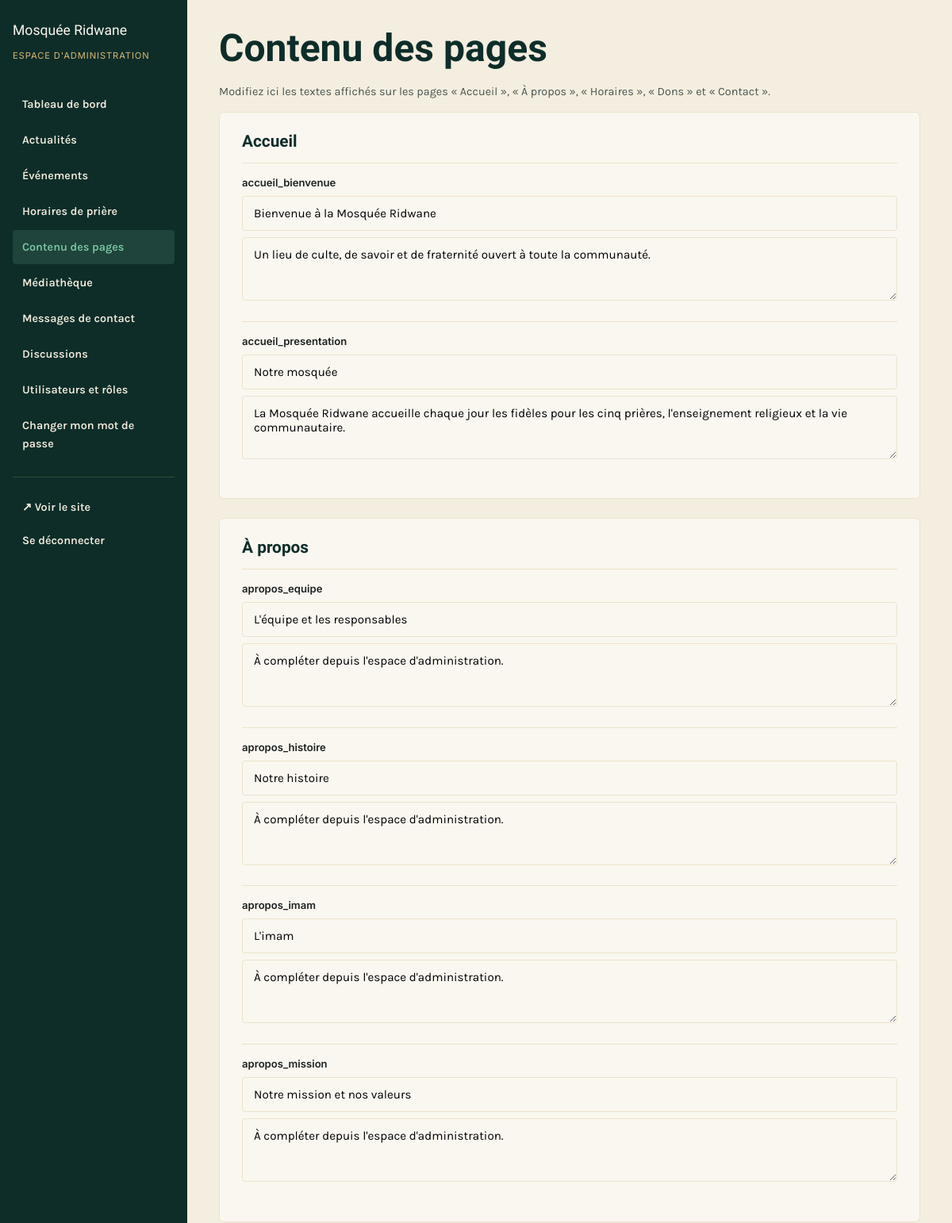
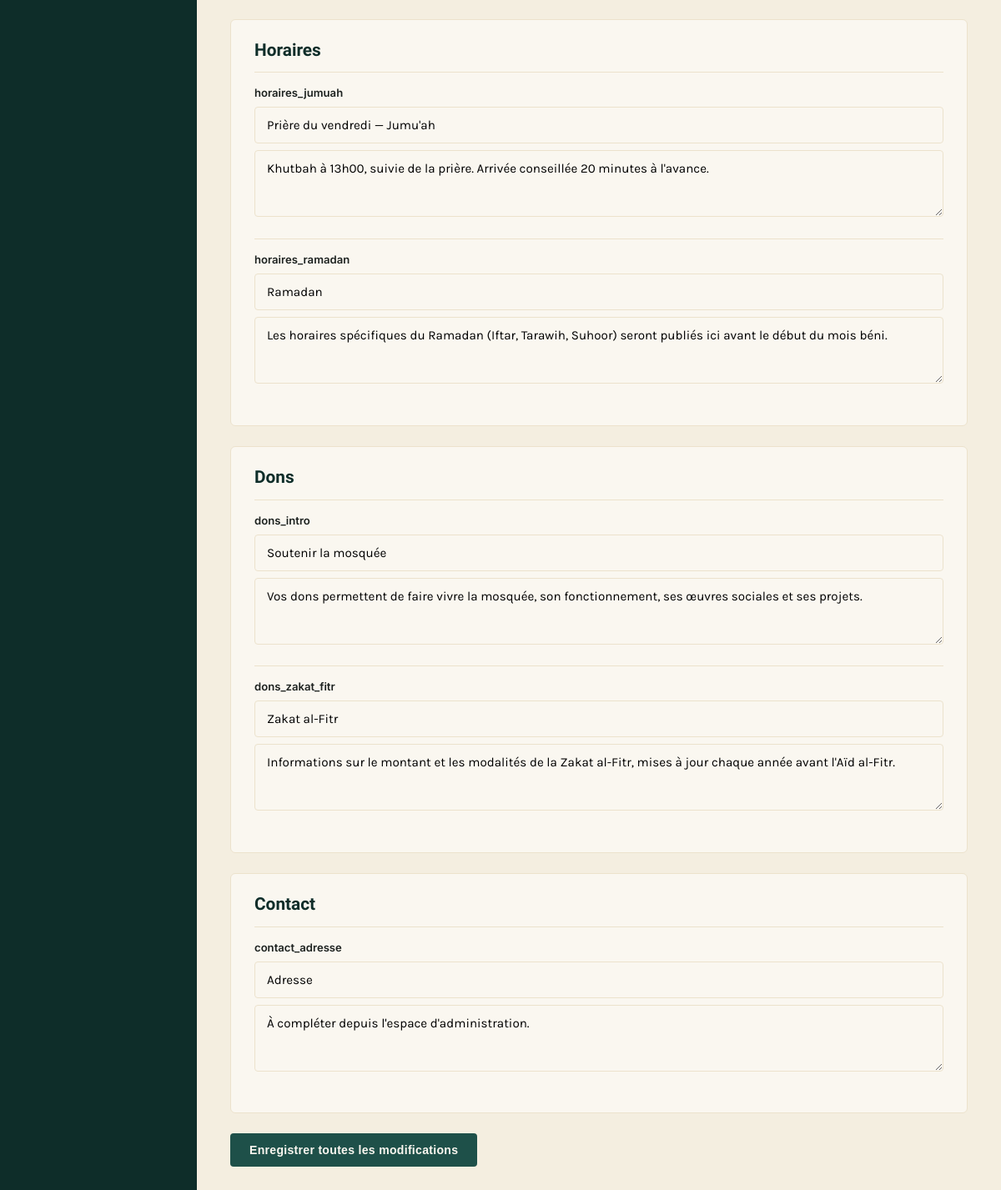
Screenshot of /admin/pages.php (signed in) with the database file from the repository (2 pictures, top to bottom).
### tables this page shows
CREATE TABLE IF NOT EXISTS pages_contenu (
    id INT AUTO_INCREMENT PRIMARY KEY,
    cle VARCHAR(100) NOT NULL UNIQUE,       
    titre VARCHAR(255),
    contenu TEXT,
    image VARCHAR(255),
    date_maj DATETIME DEFAULT CURRENT_TIMESTAMP ON UPDATE CURRENT_TIMESTAMP
);

### includes/functions.php (called while the page is built, shortened)
<?php
function h($texte) {
    return htmlspecialchars($texte ?? '', ENT_QUOTES, 'UTF-8');
}
function isFullAdmin() {
    return ($_SESSION['admin_role_key'] ?? '') === 'administrateur';
}
function hasAdminPermission($permission) {
    if (isFullAdmin()) {
        return true;
    }
    static $permissionsParRole = [];
    $roleId = (int) $_SESSION['admin_role_id'];
    return in_array($permission, $permissionsParRole[$roleId], true);
}

### admin/pages.php (the view, shortened to what this page needs)
<?php
require_once __DIR__ . '/../config/config.php';
$blocs = $pdo->query("SELECT * FROM pages_contenu ORDER BY cle")->fetchAll();
$groupes = [
    'Accueil'   => 'accueil_',
    'À propos'  => 'apropos_',
    'Horaires'  => 'horaires_',
    'Dons'      => 'dons_',
    'Contact'   => 'contact_',
];
$page_admin = 'pages';
require_once __DIR__ . '/includes/admin-header.php';
?>
<div class="admin-entete"><h1>Contenu des pages</h1></div>
<p style="color:var(--encre-600); font-size:0.9rem; margin-top:-14px;">Modifiez ici les textes affichés sur les pages « Accueil », « À propos », « Horaires », « Dons » et « Contact ».</p>
<form method="post">
<?php foreach ($groupes as $label => $prefixe): ?>
<div class="admin-carte">
    <h3 style="margin-top:0;"><?= h($label) ?></h3>
    <?php foreach ($blocs as $b): if (strpos($b['cle'], $prefixe) !== 0) continue; ?>
    <div class="champ" style="border-top:1px solid var(--plâtre-200); padding-top:14px; margin-top:14px;">
        <label><?= h($b['cle']) ?></label>
        <input type="text" name="blocs[<?= h($b['cle']) ?>][titre]" value="<?= h($b['titre']) ?>" placeholder="Titre" style="margin-bottom:8px;">
        <textarea name="blocs[<?= h($b['cle']) ?>][contenu]" rows="3" placeholder="Texte"><?= h($b['contenu']) ?></textarea>
    </div>
    <?php endforeach; ?>
</div>
<?php endforeach; ?>
<button type="submit" class="bouton bouton-emeraude">Enregistrer toutes les modifications</button>
</form>
<?php require_once __DIR__ . '/includes/admin-footer.php'; ?>

### admin/includes/admin-header.php (shortened to what this page needs)
<?php
$page_admin = $page_admin ?? '';
?>
<!DOCTYPE html>
<html lang="fr">
<head>
<link rel="stylesheet" href="<?= BASE_URL ?>/assets/css/style.css">
<link rel="stylesheet" href="<?= BASE_URL ?>/assets/css/admin.css">
</head>
<body class="admin-body">
<div class="admin-layout">
    <aside class="admin-sidebar">
        <span class="marque">Mosquée Ridwane</span>
        <span class="sous-marque">Espace d'administration</span>
        <ul class="admin-nav">
            <li><a href="<?= BASE_URL ?>/admin/dashboard.php" class="<?= $page_admin === 'dashboard' ? 'actif' : '' ?>">Tableau de bord</a></li>
            <?php if (hasAdminPermission('actualites')): ?><li><a href="<?= BASE_URL ?>/admin/actualites.php" class="<?= $page_admin === 'actualites' ? 'actif' : '' ?>">Actualités</a></li><?php endif; ?>
            <?php if (hasAdminPermission('evenements')): ?><li><a href="<?= BASE_URL ?>/admin/evenements.php" class="<?= $page_admin === 'evenements' ? 'actif' : '' ?>">Événements</a></li><?php endif; ?>
            <?php if (hasAdminPermission('horaires')): ?><li><a href="<?= BASE_URL ?>/admin/horaires.php" class="<?= $page_admin === 'horaires' ? 'actif' : '' ?>">Horaires de prière</a></li><?php endif; ?>
            <?php if (hasAdminPermission('pages')): ?><li><a href="<?= BASE_URL ?>/admin/pages.php" class="<?= $page_admin === 'pages' ? 'actif' : '' ?>">Contenu des pages</a></li><?php endif; ?>
            <?php if (hasAdminPermission('media')): ?><li><a href="<?= BASE_URL ?>/admin/media.php" class="<?= $page_admin === 'media' ? 'actif' : '' ?>">Médiathèque</a></li><?php endif; ?>
            <?php if (hasAdminPermission('messages')): ?><li><a href="<?= BASE_URL ?>/admin/messages.php" class="<?= $page_admin === 'messages' ? 'actif' : '' ?>">Messages de contact</a></li><?php endif; ?>
            <?php if (hasAdminPermission('discussions')): ?><li><a href="<?= BASE_URL ?>/admin/discussions.php" class="<?= $page_admin === 'discussions' ? 'actif' : '' ?>">Discussions</a></li><?php endif; ?>
            <?php if (isFullAdmin()): ?><li><a href="<?= BASE_URL ?>/admin/roles.php" class="<?= $page_admin === 'roles' ? 'actif' : '' ?>">Utilisateurs et rôles</a></li><?php endif; ?>
            <li><a href="<?= BASE_URL ?>/admin/mot-de-passe.php" class="<?= $page_admin === 'mot-de-passe' ? 'actif' : '' ?>">Changer mon mot de passe</a></li>
            <li class="voir-site"><a href="<?= BASE_URL ?>/index.php" target="_blank">↗ Voir le site</a></li>
            <li>
                <form method="post" action="<?= BASE_URL ?>/admin/logout.php">
                    <button type="submit" class="admin-deconnexion">Se déconnecter</button>
                </form>
            </li>
        </ul>
    </aside>
    <main class="admin-main">

### admin/includes/admin-footer.php
    </main>
</div>
</body>
</html>

### assets/css/style.css (style rules this page uses)
:root { --mint-950: #0e2d29; --mint-800: #163f39; --mint-700: #1e5049; --mint-500: #2f6f62; --eucalyptus-600: #4f9179; --eucalyptus-400: #7ec9a8; --eucalyptus-200: #bfe8d3; --eucalyptus-100: #e6f7ed; --laiton-500: #b9903f; --laiton-300: #d8b874; --laiton-100: #f1e3c3; --plâtre-50: #faf7f0; --plâtre-100: #f4eee0; --plâtre-200: #ece2cc; --encre-900: #1c211f; --encre-600: #4a534e; --rouge-alerte: #a3402f; --emeraude-700: var(--mint-700); --emeraude-800: var(--mint-800); --emeraude-950: var(--mint-950); --police-titre: 'Amiri', 'Georgia', serif; --police-texte: 'Karla', 'Segoe UI', sans-serif; --police-donnee: 'Inter', 'Segoe UI', sans-serif; --rayon: 4px; --rayon-lg: 10px; --ombre-legere: 0 2px 10px -4px rgba(14, 45, 41, 0.18); --ombre: 0 6px 24px -8px rgba(14, 45, 41, 0.25); --ombre-forte: 0 20px 48px -12px rgba(14, 45, 41, 0.38); --conteneur: 1160px; --ease-doux: cubic-bezier(0.16, 1, 0.3, 1); --duree-micro: 180ms; --duree-panneau: 320ms; }
* { box-sizing: border-box; }
html { scroll-behavior: smooth; }
body { margin: 0; font-family: var(--police-texte); color: var(--encre-900); background: var(--plâtre-50); line-height: 1.6; }
a { color: inherit; text-decoration: none; }
h1, h2, h3, h4 { font-family: var(--police-titre); font-weight: 700; line-height: 1.2; color: var(--mint-950); margin: 0 0 0.5em; }
h1 { font-size: clamp(2rem, 4vw, 3.2rem); }
h3 { font-size: 1.3rem; }
p { margin: 0 0 1em; }
.bouton { display: inline-flex; align-items: center; gap: 8px; padding: 11px 22px; border-radius: var(--rayon); font-weight: 700; font-size: 0.88rem; letter-spacing: 0.02em; border: 1px solid transparent; cursor: pointer; transition: transform var(--duree-micro) var(--ease-doux), box-shadow var(--duree-micro) ease, background var(--duree-micro) ease, border-color var(--duree-micro) ease, color var(--duree-micro) ease; }
.bouton-emeraude { background: var(--mint-700); color: var(--plâtre-50); }
.champ { margin-bottom: 18px; }
.champ label { display: block; font-family: var(--police-donnee); font-size: 0.82rem; font-weight: 600; margin-bottom: 6px; color: var(--encre-900); }
.champ input, .champ textarea, .champ select { width: 100%; padding: 12px 14px; border: 1px solid var(--plâtre-200); border-radius: var(--rayon); font-family: var(--police-texte); font-size: 0.95rem; background: var(--plâtre-50); }

### assets/css/admin.css (style rules this page uses)
body.admin-body { background: var(--plâtre-100); font-family: var(--police-texte); }
.admin-layout { display: flex; min-height: 100vh; }
.admin-sidebar { width: 236px; flex-shrink: 0; background: var(--mint-950); color: var(--plâtre-100); padding: 24px 16px; }
.admin-sidebar .marque { font-family: var(--police-titre); font-size: 1.1rem; color: var(--plâtre-50); display: block; margin-bottom: 4px; }
.admin-sidebar .sous-marque { font-family: var(--police-donnee); font-size: 0.7rem; text-transform: uppercase; letter-spacing: 0.08em; color: var(--laiton-300); }
.admin-nav { list-style: none; padding: 0; margin: 28px 0 0; }
.admin-nav li a, .admin-deconnexion { display: block; padding: 10px 12px; border-radius: var(--rayon); font-size: 0.9rem; font-weight: 600; color: var(--plâtre-100); margin-bottom: 2px; background: none; border: 0; text-align: left; width: 100%; cursor: pointer; font-family: inherit; }
.admin-nav li a:hover, .admin-nav li a.actif, .admin-deconnexion:hover { background: rgba(126, 201, 168, 0.14); color: var(--eucalyptus-400); }
.admin-nav .voir-site { margin-top: 20px; border-top: 1px solid rgba(216,184,116,0.2); padding-top: 16px; }
.admin-main { flex: 1; min-width: 0; width: 100%; padding: 32px 40px; max-width: 1100px; }
.admin-entete { display: flex; justify-content: space-between; align-items: center; flex-wrap: wrap; gap: 14px; margin-bottom: 28px; }
.admin-entete h1 { margin: 0; }
.admin-carte { min-width: 0; overflow-x: auto; background: var(--plâtre-50); border: 1px solid var(--plâtre-200); border-radius: 6px; padding: 24px 28px; margin-bottom: 24px; }

### rows the page displays
pages_contenu: cle "accueil_bienvenue", titre "Bienvenue à la Mosquée Ridwane", cle+contenu "Un lieu de culte, de savoir et de fraternité ouvert à toute la communauté."
pages_contenu: cle "accueil_presentation", titre "Notre mosquée", cle+contenu "La Mosquée Ridwane accueille chaque jour les fidèles pour les cinq prières, l'enseignement religieux et la vie communautaire."
pages_contenu: cle "apropos_equipe", titre "L'équipe et les responsables", cle+contenu "À compléter depuis l'espace d'administration."
pages_contenu: cle "apropos_histoire", titre "Notre histoire", cle+contenu "À compléter depuis l'espace d'administration."
pages_contenu: cle "apropos_imam", titre "L'imam", cle+contenu "À compléter depuis l'espace d'administration."
pages_contenu: cle "apropos_mission", titre "Notre mission et nos valeurs", cle+contenu "À compléter depuis l'espace d'administration."
pages_contenu: cle "horaires_jumuah", titre "Prière du vendredi — Jumu'ah", cle+contenu "Khutbah à 13h00, suivie de la prière. Arrivée conseillée 20 minutes à l'avance."
pages_contenu: cle "horaires_ramadan", titre "Ramadan", cle+contenu "Les horaires spécifiques du Ramadan (Iftar, Tarawih, Suhoor) seront publiés ici avant le début du mois béni."
pages_contenu: cle "dons_intro", titre "Soutenir la mosquée", cle+contenu "Vos dons permettent de faire vivre la mosquée, son fonctionnement, ses œuvres sociales et ses projets."
pages_contenu: cle "dons_zakat_fitr", titre "Zakat al-Fitr", cle+contenu "Informations sur le montant et les modalités de la Zakat al-Fitr, mises à jour chaque année avant l'Aïd al-Fitr."
pages_contenu: cle "contact_adresse", titre "Adresse", cle+contenu "À compléter depuis l'espace d'administration."

### other values shown
$label "Accueil"
$label "À propos"
$label "Horaires"
$label "Dons"
$label "Contact"
